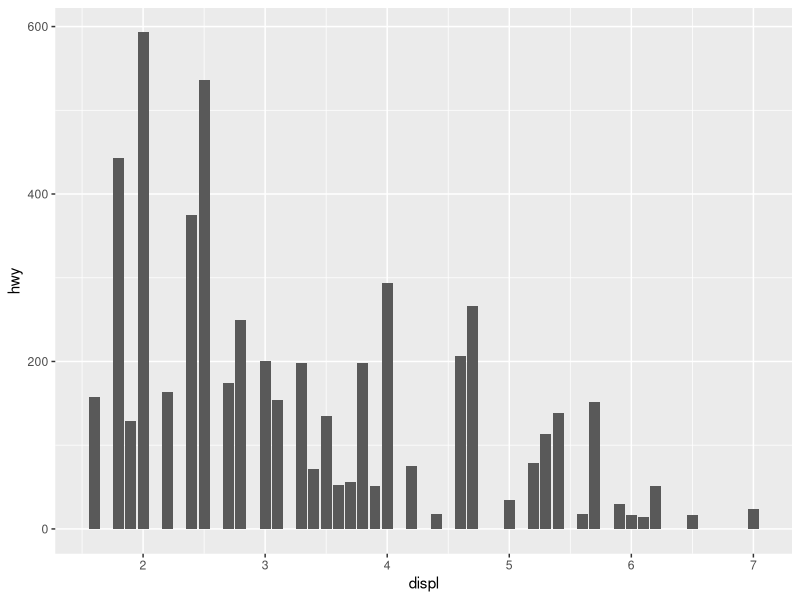
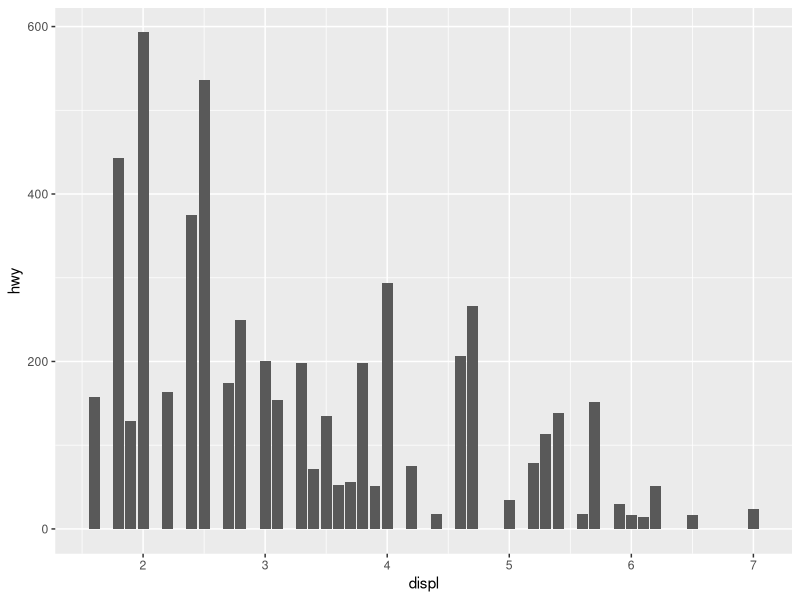
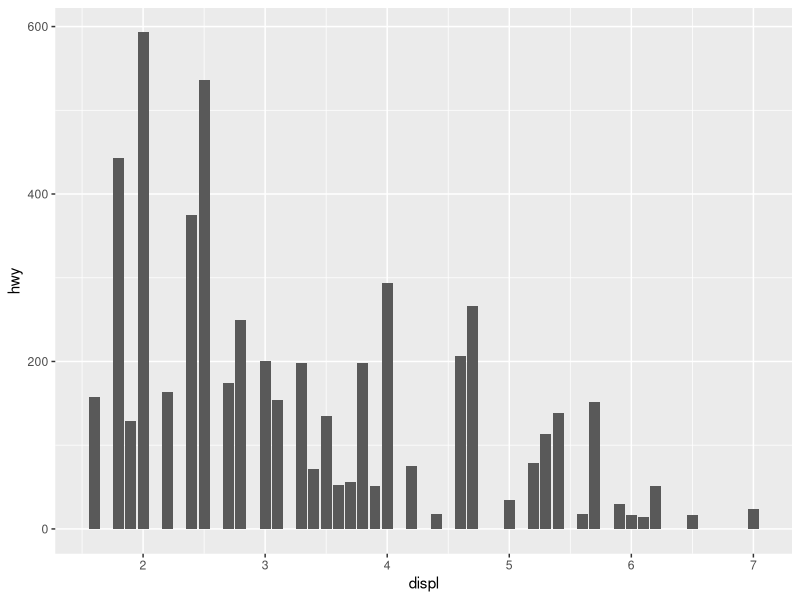
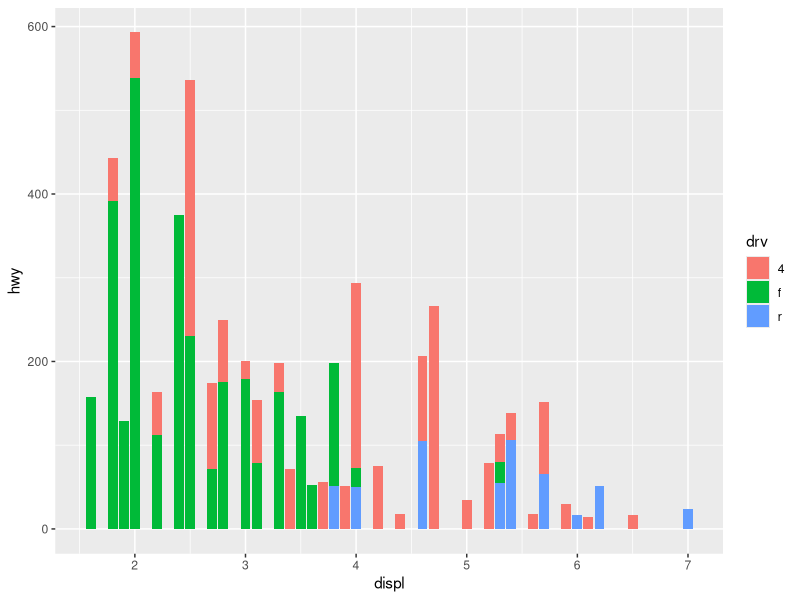
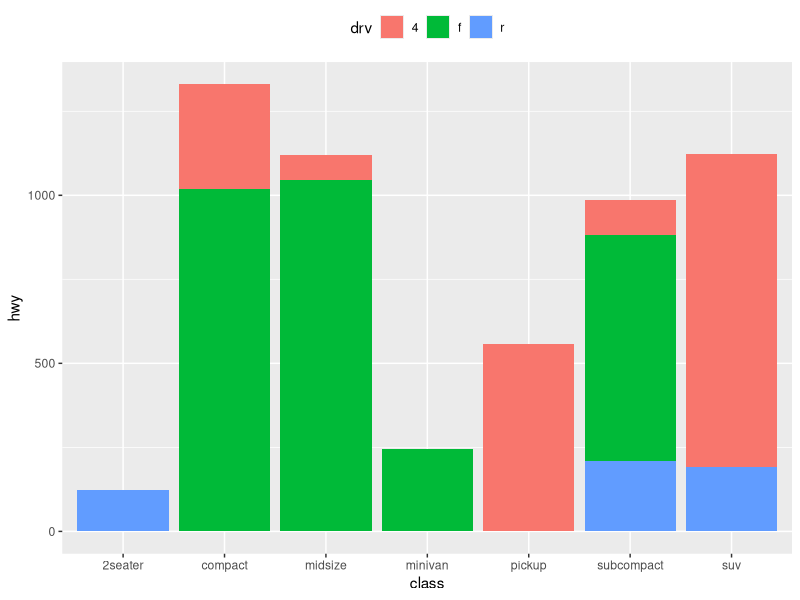

Write the R code that produced these figures, in order.
#The purpose of the geom_col.R file is to provide examples of bar geom visuals.

#Reference: https://ggplot2.tidyverse.org/reference/geom_bar.html

library(tidyverse)

geo <- ggplot(mpg, aes(x = displ, y = hwy))
geo + geom_col()

geo + geom_col(aes(weight = displ))
geo + geom_col(aes(weight = hwy))

geo + geom_col(aes(fill = drv))

ggplot(mpg, aes(x = class, y = hwy)) +
    geom_col(aes(fill = drv)) +
    theme(legend.position = "top")
